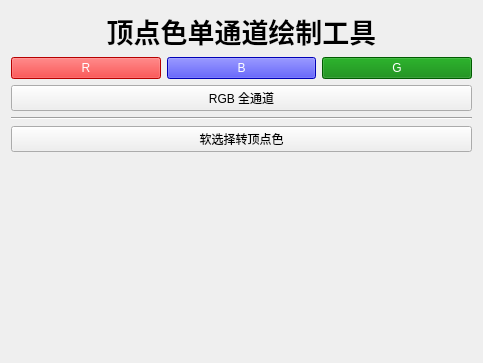
<?xml version="1.0" encoding="UTF-8"?>
<ui version="4.0">
 <class>Form</class>
 <widget class="QWidget" name="Form">
  <property name="geometry">
   <rect>
    <x>0</x>
    <y>0</y>
    <width>483</width>
    <height>363</height>
   </rect>
  </property>
  <property name="windowTitle">
   <string>顶点色单通道绘制工具</string>
  </property>
  <layout class="QVBoxLayout" name="verticalLayout">
   <item>
    <widget class="QLabel" name="label">
     <property name="font">
      <font>
       <pointsize>20</pointsize>
       <weight>75</weight>
       <bold>true</bold>
      </font>
     </property>
     <property name="text">
      <string>顶点色单通道绘制工具</string>
     </property>
     <property name="alignment">
      <set>Qt::AlignCenter</set>
     </property>
    </widget>
   </item>
   <item>
    <layout class="QHBoxLayout" name="horizontalLayout">
     <item>
      <widget class="QPushButton" name="R_BTN">
       <property name="styleSheet">
        <string notr="true">background:red;color:white;</string>
       </property>
       <property name="text">
        <string>R</string>
       </property>
      </widget>
     </item>
     <item>
      <widget class="QPushButton" name="B_BTN">
       <property name="styleSheet">
        <string notr="true">background:blue;color:white;</string>
       </property>
       <property name="text">
        <string>B</string>
       </property>
      </widget>
     </item>
     <item>
      <widget class="QPushButton" name="G_BTN">
       <property name="styleSheet">
        <string notr="true">background:green;color:white;</string>
       </property>
       <property name="text">
        <string>G</string>
       </property>
      </widget>
     </item>
    </layout>
   </item>
   <item>
    <widget class="QPushButton" name="RGB_BTN">
     <property name="text">
      <string>RGB 全通道</string>
     </property>
    </widget>
   </item>
   <item>
    <widget class="Line" name="line">
     <property name="orientation">
      <enum>Qt::Horizontal</enum>
     </property>
    </widget>
   </item>
   <item>
    <widget class="QPushButton" name="Soft_BTN">
     <property name="text">
      <string>软选择转顶点色</string>
     </property>
    </widget>
   </item>
   <item>
    <spacer name="verticalSpacer">
     <property name="orientation">
      <enum>Qt::Vertical</enum>
     </property>
     <property name="sizeHint" stdset="0">
      <size>
       <width>20</width>
       <height>40</height>
      </size>
     </property>
    </spacer>
   </item>
  </layout>
 </widget>
 <resources/>
 <connections/>
</ui>
